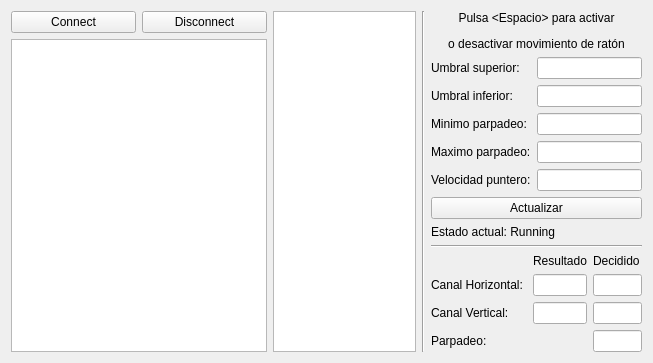
<?xml version="1.0" encoding="UTF-8"?>
<ui version="4.0">
 <class>BluetoothWidget</class>
 <widget class="QWidget" name="BluetoothWidget">
  <property name="geometry">
   <rect>
    <x>0</x>
    <y>0</y>
    <width>653</width>
    <height>352</height>
   </rect>
  </property>
  <layout class="QHBoxLayout" name="horizontalLayout_2">
   <item>
    <layout class="QVBoxLayout" name="verticalLayout_2">
     <item>
      <layout class="QHBoxLayout" name="horizontalLayout">
       <item>
        <widget class="QPushButton" name="startButton">
         <property name="text">
          <string>Connect</string>
         </property>
        </widget>
       </item>
       <item>
        <widget class="QPushButton" name="stopButton">
         <property name="text">
          <string>Disconnect</string>
         </property>
        </widget>
       </item>
      </layout>
     </item>
     <item>
      <widget class="QTextEdit" name="textEdit">
       <property name="sizePolicy">
        <sizepolicy hsizetype="MinimumExpanding" vsizetype="Expanding">
         <horstretch>0</horstretch>
         <verstretch>0</verstretch>
        </sizepolicy>
       </property>
      </widget>
     </item>
    </layout>
   </item>
   <item>
    <widget class="QTextEdit" name="textEditData">
     <property name="sizePolicy">
      <sizepolicy hsizetype="Preferred" vsizetype="MinimumExpanding">
       <horstretch>0</horstretch>
       <verstretch>0</verstretch>
      </sizepolicy>
     </property>
    </widget>
   </item>
   <item>
    <widget class="Line" name="line">
     <property name="orientation">
      <enum>Qt::Vertical</enum>
     </property>
    </widget>
   </item>
   <item>
    <layout class="QVBoxLayout" name="verticalLayout">
     <item alignment="Qt::AlignHCenter|Qt::AlignVCenter">
      <widget class="QLabel" name="infoLabel">
       <property name="text">
        <string>&lt;html&gt;&lt;head/&gt;&lt;body&gt;&lt;p align=&quot;center&quot;&gt;Pulsa &amp;lt;Espacio&amp;gt; para activar&lt;/p&gt;&lt;p align=&quot;center&quot;&gt;o desactivar movimiento de ratón&lt;/p&gt;&lt;/body&gt;&lt;/html&gt;</string>
       </property>
      </widget>
     </item>
     <item>
      <layout class="QGridLayout" name="gridLayout_2">
       <item row="3" column="0">
        <widget class="QLabel" name="label_3">
         <property name="text">
          <string>Minimo parpadeo:</string>
         </property>
        </widget>
       </item>
       <item row="5" column="0">
        <widget class="QLabel" name="label_4">
         <property name="text">
          <string>Velocidad puntero:</string>
         </property>
        </widget>
       </item>
       <item row="2" column="0">
        <widget class="QLabel" name="label_2">
         <property name="text">
          <string>Umbral inferior:</string>
         </property>
        </widget>
       </item>
       <item row="4" column="0">
        <widget class="QLabel" name="label_5">
         <property name="text">
          <string>Maximo parpadeo:</string>
         </property>
        </widget>
       </item>
       <item row="2" column="1">
        <widget class="QLineEdit" name="dThresholdlineEdit"/>
       </item>
       <item row="3" column="1">
        <widget class="QLineEdit" name="minBlinklineEdit"/>
       </item>
       <item row="4" column="1">
        <widget class="QLineEdit" name="maxBlinklineEdit"/>
       </item>
       <item row="5" column="1">
        <widget class="QLineEdit" name="speedlineEdit"/>
       </item>
       <item row="1" column="0">
        <widget class="QLabel" name="label">
         <property name="text">
          <string>Umbral superior: </string>
         </property>
        </widget>
       </item>
       <item row="1" column="1">
        <widget class="QLineEdit" name="uThresholdlineEdit"/>
       </item>
      </layout>
     </item>
     <item>
      <widget class="QPushButton" name="updatePushButton">
       <property name="text">
        <string>Actualizar</string>
       </property>
      </widget>
     </item>
     <item>
      <spacer name="verticalSpacer_2">
       <property name="orientation">
        <enum>Qt::Vertical</enum>
       </property>
       <property name="sizeHint" stdset="0">
        <size>
         <width>20</width>
         <height>40</height>
        </size>
       </property>
      </spacer>
     </item>
     <item>
      <widget class="QLabel" name="stateLabel">
       <property name="text">
        <string>Estado actual: Running</string>
       </property>
      </widget>
     </item>
     <item>
      <widget class="Line" name="line_2">
       <property name="orientation">
        <enum>Qt::Horizontal</enum>
       </property>
      </widget>
     </item>
     <item>
      <layout class="QGridLayout" name="gridLayout">
       <item row="2" column="0">
        <widget class="QLabel" name="vChannelLabel">
         <property name="text">
          <string>Canal Vertical:</string>
         </property>
        </widget>
       </item>
       <item row="1" column="1">
        <widget class="QLineEdit" name="horizontalLineEdit">
         <property name="readOnly">
          <bool>true</bool>
         </property>
        </widget>
       </item>
       <item row="2" column="1">
        <widget class="QLineEdit" name="verticalLineEdit">
         <property name="readOnly">
          <bool>true</bool>
         </property>
        </widget>
       </item>
       <item row="1" column="0">
        <widget class="QLabel" name="hChannelLabel">
         <property name="text">
          <string>Canal Horizontal: </string>
         </property>
        </widget>
       </item>
       <item row="3" column="0">
        <widget class="QLabel" name="blinkLabel">
         <property name="text">
          <string>Parpadeo:</string>
         </property>
        </widget>
       </item>
       <item row="1" column="3">
        <widget class="QLineEdit" name="hDecisionLineEdit"/>
       </item>
       <item row="2" column="3">
        <widget class="QLineEdit" name="vDecisionLineEdit"/>
       </item>
       <item row="0" column="3">
        <widget class="QLabel" name="labelDecision">
         <property name="text">
          <string>Decidido</string>
         </property>
        </widget>
       </item>
       <item row="0" column="1">
        <widget class="QLabel" name="resultsLabel">
         <property name="text">
          <string>Resultado</string>
         </property>
        </widget>
       </item>
       <item row="3" column="3">
        <widget class="QLineEdit" name="blinkLineEdit">
         <property name="text">
          <string/>
         </property>
        </widget>
       </item>
      </layout>
     </item>
    </layout>
   </item>
  </layout>
 </widget>
 <resources/>
 <connections/>
</ui>
